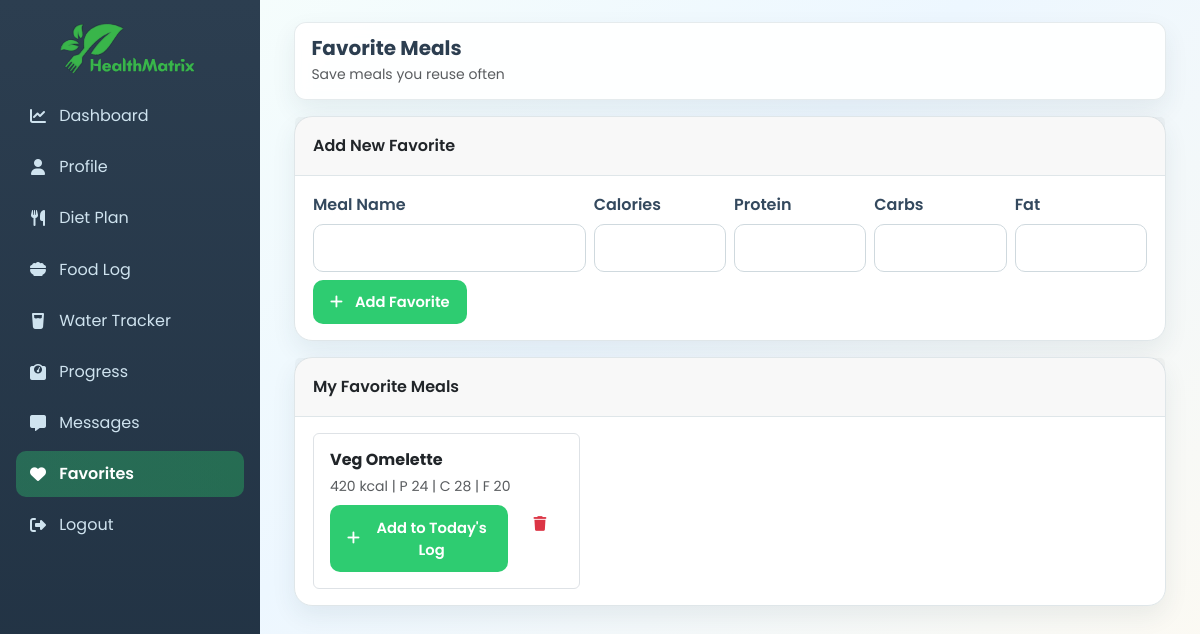
The app's page /user/favorites.php (signed in) with its own data.
### tables this page shows
CREATE TABLE `user_favorite_meals` (
  `id` bigint(20) UNSIGNED NOT NULL,
  `user_id` bigint(20) UNSIGNED NOT NULL,
  `meal_name` varchar(160) NOT NULL,
  `calories` smallint(5) UNSIGNED NOT NULL,
  `protein` decimal(6,2) DEFAULT 0.00,
  `carbs` decimal(6,2) DEFAULT 0.00,
  `fat` decimal(6,2) DEFAULT 0.00,
  `created_at` timestamp NOT NULL DEFAULT current_timestamp()
);

### user/favorites.php (the view, shortened to what this page needs)
<?php
$pdo = Database::getInstance()->getConnection();
$userId = (int) ($_SESSION['user_id'] ?? 0);
$stmt = $pdo->prepare(
    'SELECT id, meal_name, calories, protein, carbs, fat, created_at
     FROM user_favorite_meals
     WHERE user_id = :u
     ORDER BY created_at DESC'
);
$stmt->execute([':u' => $userId]);
$favorites = $stmt->fetchAll();
function e(string $v): string
{
    return htmlspecialchars($v, ENT_QUOTES, 'UTF-8');
}
?>
<!doctype html>
<html lang="en">
<head>
    <link href="https://cdn.jsdelivr.net/npm/bootstrap@5.3.3/dist/css/bootstrap.min.css" rel="stylesheet">
    <link href="https://cdnjs.cloudflare.com/ajax/libs/font-awesome/6.5.2/css/all.min.css" rel="stylesheet">
    <link rel="stylesheet" href="<?= SITE_URL ?>/assets/css/style.css">
    <link rel="stylesheet" href="<?= SITE_URL ?>/assets/css/dashboard.css">
</head>
<body>
<div class="app-layout">
    <aside class="sidebar">
        <div class="sidebar-brand"><img src="<?= SITE_URL ?>/assets/images/HealthMatrix.svg" alt="HealthMatrix Logo" class="brand-logo"></div>
        <ul class="sidebar-menu">
            <li><a href="<?= SITE_URL ?>/user/dashboard.php"><i class="fa-solid fa-chart-line"></i>Dashboard</a></li>
            <li><a href="<?= SITE_URL ?>/user/profile.php"><i class="fa-solid fa-user"></i>Profile</a></li>
            <li><a href="<?= SITE_URL ?>/user/diet_plan.php"><i class="fa-solid fa-utensils"></i>Diet Plan</a></li>
            <li><a href="<?= SITE_URL ?>/user/food_log.php"><i class="fa-solid fa-bowl-food"></i>Food Log</a></li>
            <li><a href="<?= SITE_URL ?>/user/water_tracker.php"><i class="fa-solid fa-glass-water"></i>Water Tracker</a></li>
            <li><a href="<?= SITE_URL ?>/user/progress.php"><i class="fa-solid fa-weight-scale"></i>Progress</a></li>
            <li><a href="<?= SITE_URL ?>/user/messages.php"><i class="fa-solid fa-message"></i>Messages</a></li>
            <li class="active"><a href="<?= SITE_URL ?>/user/favorites.php"><i class="fa-solid fa-heart"></i>Favorites</a></li>
            <li><a href="<?= SITE_URL ?>/auth/logout.php"><i class="fa-solid fa-right-from-bracket"></i>Logout</a></li>
        </ul>
    </aside>
    <main class="main-content">
        <div class="container-fluid">
            <nav class="navbar">
                <div>
                    <h5 class="mb-0">Favorite Meals</h5>
                    <small class="text-muted">Save meals you reuse often</small>
                </div>
            </nav>
            <div class="card mb-3">
                <div class="card-header">Add New Favorite</div>
                <div class="card-body">
                    <form method="post" class="row g-2">
                        <div class="col-md-4">
                            <label class="form-label">Meal Name</label>
                            <input class="form-control" name="meal_name" required>
                        </div>
                        <div class="col-md-2">
                            <label class="form-label">Calories</label>
                            <input type="number" min="1" class="form-control" name="calories" required>
                        </div>
                        <div class="col-md-2">
                            <label class="form-label">Protein</label>
                            <input type="number" step="0.1" class="form-control" name="protein">
                        </div>
                        <div class="col-md-2">
                            <label class="form-label">Carbs</label>
                            <input type="number" step="0.1" class="form-control" name="carbs">
                        </div>
                        <div class="col-md-2">
                            <label class="form-label">Fat</label>
                            <input type="number" step="0.1" class="form-control" name="fat">
                        </div>
                        <div class="col-12">
                            <button class="btn btn-primary"><i class="fa-solid fa-plus me-1"></i>Add Favorite</button>
                        </div>
                    </form>
                </div>
            </div>
            <div class="card">
                <div class="card-header">My Favorite Meals</div>
                <div class="card-body">
                    <div class="row g-3">
                        <?php foreach ($favorites as $f): ?>
                            <?php
                            $redirect = SITE_URL . '/user/food_log.php?' . http_build_query([
                                'prefill_name' => $f['meal_name'],
                                'prefill_meal_type' => 'snack',
                                'prefill_quantity' => 1,
                                'prefill_unit' => 'piece',
                                'prefill_calories' => $f['calories'],
                                'prefill_protein' => $f['protein'],
                                'prefill_carbs' => $f['carbs'],
                                'prefill_fat' => $f['fat'],
                                'date' => date('Y-m-d'),
                            ]);
                            ?>
                            <div class="col-md-6 col-lg-4">
                                <div class="border rounded p-3 h-100">
                                    <h6 class="mb-1"><?= e((string) $f['meal_name']) ?></h6>
                                    <small class="text-muted d-block mb-2"><?= (int) $f['calories'] ?> kcal | P <?= (float) $f['protein'] ?> | C <?= (float) $f['carbs'] ?> | F <?= (float) $f['fat'] ?></small>
                                    <div class="d-flex gap-2">
                                        <a class="btn btn-success btn-sm" href="<?= e($redirect) ?>"><i class="fa-solid fa-plus me-1"></i>Add to Today's Log</a>
                                        <form method="post" onsubmit="return confirm('Delete this favorite?');">
                                            <button class="btn btn-outline-danger btn-sm"><i class="fa-solid fa-trash"></i></button>
                                        </form>
                                    </div>
                                </div>
                            </div>
                        <?php endforeach; ?>
                    </div>
                </div>
            </div>
        </div>
    </main>
</div>
</body>
</html>

### assets/css/style.css (style rules this page uses)
:root { --primary: #2ECC71; --secondary: #27AE60; --accent: #F39C12; --dark: #2C3E50; --light: #ECF0F1; --danger: #E74C3C; --info: #3498DB; --success: #2ECC71; --warning: #F39C12; --surface: #FFFFFF; --muted: #7f8c8d; --border: #dfe6e9; --shadow: 0 10px 25px rgba(44, 62, 80, 0.08); --radius-sm: 8px; --radius-md: 12px; --radius-lg: 18px; --sidebar-width: 260px; --navbar-height: 72px; --transition: 0.25s ease; }
*, *::before, *::after { box-sizing: border-box; }
html { font-size: 16px; scroll-behavior: smooth; }
body { margin: 0; font-family: 'Poppins', sans-serif; color: var(--dark); background: linear-gradient(140deg, #f8fffb 0%, #edf7ff 45%, #fefaf1 100%); line-height: 1.6; overflow-x: hidden; }
img { max-width: 100%; display: block; }
a { color: var(--secondary); text-decoration: none; transition: color var(--transition); }
h1, h2, h3, h4, h5, h6 { margin: 0 0 0.75rem; font-weight: 700; line-height: 1.3; }
* { scrollbar-width: thin; scrollbar-color: var(--primary) #eaf3ee; }
.app-layout { min-height: 100vh; }
.sidebar { position: fixed; inset: 0 auto 0 0; width: var(--sidebar-width); background: linear-gradient(180deg, var(--dark) 0%, #203142 100%); color: #fff; padding: 1.25rem 1rem; z-index: 1000; transition: transform var(--transition), width var(--transition); overflow-y: auto; }
.main-content { margin-left: 0; min-height: 100vh; padding: 1rem; transition: margin-left var(--transition); }
.navbar { min-height: var(--navbar-height); background: rgba(255, 255, 255, 0.92); backdrop-filter: blur(8px); border: 1px solid rgba(223, 230, 233, 0.8); border-radius: var(--radius-md); padding: 0.75rem 1rem; display: flex; align-items: center; gap: 0.75rem; box-shadow: var(--shadow); margin-bottom: 1rem; }
.card { background: var(--surface); border: 1px solid var(--border); border-radius: var(--radius-lg); box-shadow: var(--shadow); margin-bottom: 1rem; animation: fadeIn 0.4s ease; }
.card-header, .card-body, .card-footer { padding: 1rem 1.1rem; }
.card-header { border-bottom: 1px solid var(--border); font-weight: 600; }
.btn { display: inline-flex; align-items: center; justify-content: center; gap: 0.5rem; border: 1px solid transparent; border-radius: 10px; padding: 0.65rem 1rem; font-size: 0.92rem; font-weight: 600; cursor: pointer; transition: all var(--transition); }
.btn-primary { background: var(--primary); color: #fff; }
.btn-success { background: var(--success); color: #fff; }
.form-label { display: inline-block; margin-bottom: 0.45rem; font-weight: 600; color: #34495e; }
.form-control { width: 100%; border: 1px solid #cfd9de; border-radius: 10px; padding: 0.7rem 0.85rem; font-family: inherit; font-size: 0.95rem; transition: border-color var(--transition), box-shadow var(--transition); background: #fff; }
.sidebar-brand { margin-bottom: 1rem; display: flex; align-items: center; justify-content: center; min-height: 44px; }
.sidebar-brand .brand-logo { width: 170px; max-width: 100%; height: auto; display: block; }
.sidebar-menu { list-style: none; padding: 0; margin: 0; }
.sidebar-menu li + li { margin-top: 0.3rem; }
.sidebar-menu a { display: flex; align-items: center; gap: 0.7rem; color: #cfe3ef; border-radius: 10px; padding: 0.65rem 0.75rem; transition: background var(--transition), color var(--transition), transform var(--transition); }
.sidebar-menu a i { font-size: 1rem; width: 20px; text-align: center; }
.sidebar-menu .active > a, .sidebar-menu a.active { background: linear-gradient(90deg, rgba(46, 204, 113, 0.35), rgba(39, 174, 96, 0.45)); color: #fff; font-weight: 600; }
.d-flex { display: flex; }
.mb-1 { margin-bottom: 1rem; }
@media (min-width: 576px) { .main-content { padding: 1.2rem; } }
@media (min-width: 992px) { .main-content { margin-left: var(--sidebar-width); padding: 1.4rem; } }

### records on screen
user_favorite_meals: meal_name "Veg Omelette", calories "420", protein "24", carbs "28", fat "20"
